Frame 1 (no input): blank canvas, image omitted
Frame 60 (no input): blank canvas, image omitted
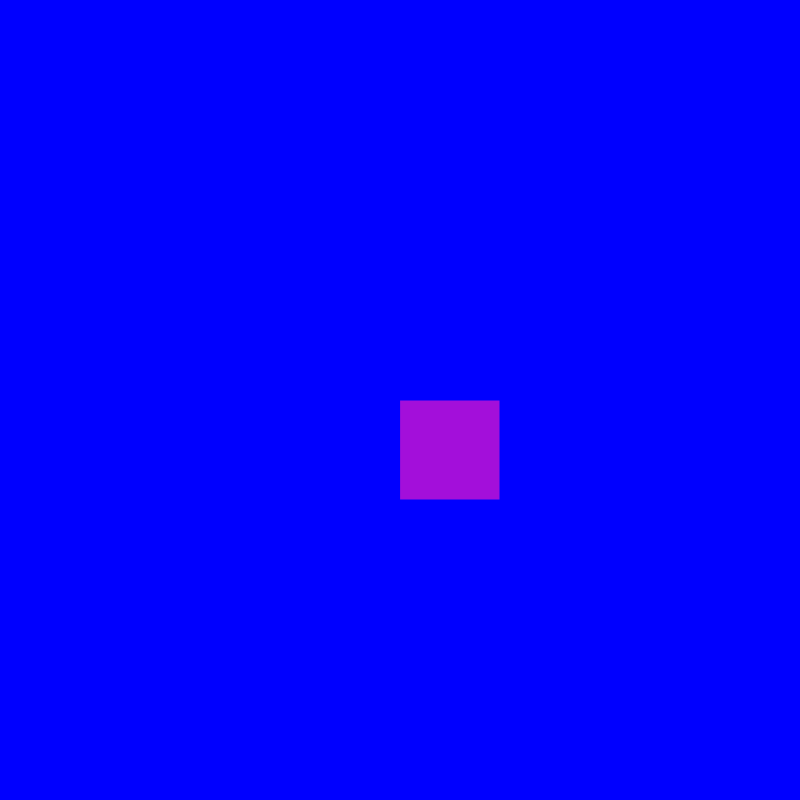
Frame 120 (the mouse pressed at the canvas centre since frame 60)

The p5.js sketch whose frames 1 and 60 were blank and that drew this single picture after the mouse press (run headless with seeded random() and noise() and a simulated clock; from frame 60 on, the mouse is pressed at the canvas centre):

// p5.js sketch
// ── sketch.js
function setup() {
    createCanvas(800, 800);
    background("blue");
  }
  
  function draw() {
    
    stroke("blue");
    fill("rgb(163,15,218)")
  
  if (mouseIsPressed) {
    rect(mouseX, mouseY, 100, 100);
  }
  }
